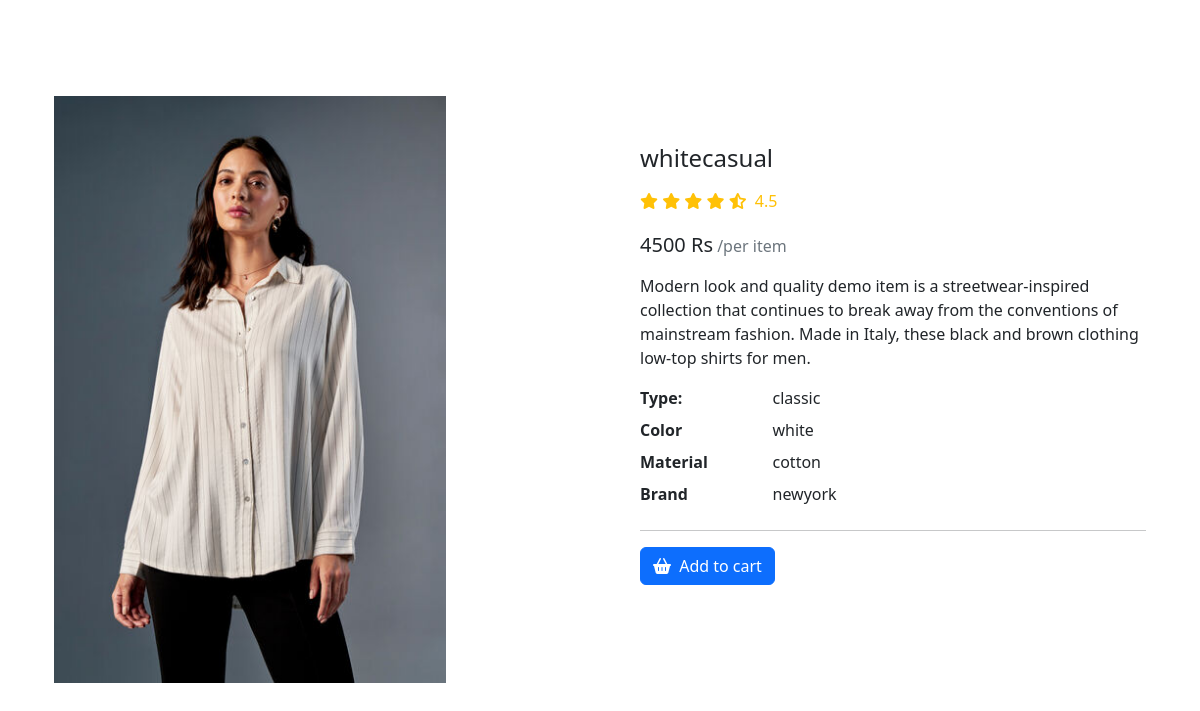
The app's page /details/28/ with its own data.
### app1/models.py (models this page shows)
class Dress(models.Model):
    name=models.CharField(max_length=250)
    price=models.IntegerField()
    brand=models.CharField(max_length=250)
    img=models.ImageField(upload_to='gallery')
    material=models.CharField(max_length=250)
    type=models.CharField(max_length=250)
    colour=models.CharField(max_length=250)
    def __str__(self):
        return self.name

### app1/views.py (the view)
# urls.py: path('details/<int:id>/',views.details, name="details"),
def details(request,id):
    product=Dress.objects.get(pk=id)
    print(product)
    data={
        'data':product
    }
    return render(request,'details.html',data)

### templates/details.html (shortened to what this page needs)
{% load static %}
<!doctype html>
<html lang="en">
  <head>
    <link href="https://cdn.jsdelivr.net/npm/bootstrap@5.2.3/dist/css/bootstrap.min.css" rel="stylesheet">
    <link rel="stylesheet" href="https://cdnjs.cloudflare.com/ajax/libs/font-awesome/6.4.2/css/all.min.css">
    <link rel="stylesheet" href="{% static 'css/style.css' %}">
  </head>
  <body>
    <div class="container my-5">
        <section class="py-5">
            <div class="container">
              <div class="row gx-5">
                <aside class="col-lg-6">
                  <div class=" justify-content-center">
                      <img  class="w-75 " src="{{data.img.url}}" />
                  </div>
                </aside>
                <main class="col-lg-6 mt-5">
                  <div class="ps-lg-3">
                    <h4 class="title text-dark">
                     {{data.name}}
                    </h4>
                    <div class="d-flex flex-row my-3">
                      <div class="text-warning mb-1 me-2">
                        <i class="fa fa-star"></i>
                        <i class="fa fa-star"></i>
                        <i class="fa fa-star"></i>
                        <i class="fa fa-star"></i>
                        <i class="fas fa-star-half-alt"></i>
                        <span class="ms-1">
                          4.5
                        </span>
                      </div>
                    </div>
                    <div class="mb-3">
                      <span class="h5">{{data.price}} Rs</span>
                      <span class="text-muted">/per item</span>
                    </div>
                    <p>
                      Modern look and quality demo item is a streetwear-inspired collection that continues to break away from the conventions of mainstream fashion. Made in Italy, these black and brown clothing low-top shirts for
                      men.
                    </p>
                    <div class="row">
                      <dt class="col-3">Type:</dt>
                      <dd class="col-9">{{data.type}}</dd>
                      <dt class="col-3">Color</dt>
                      <dd class="col-9">{{data.colour}}</dd>
                      <dt class="col-3">Material</dt>
                      <dd class="col-9">{{data.material}}</dd>
                      <dt class="col-3">Brand</dt>
                      <dd class="col-9">{{data.brand}}</dd>
                    </div>
                    <hr />
                    <a href="{% url 'add_to_cart' data.id %}" class="btn btn-primary shadow-0"> <i class="me-1 fa fa-shopping-basket"></i> Add to cart </a>
                  </div>
                </main>
              </div>
            </div>
          </section>
    </div>
</body>
</html>

### records on screen
Dress: img (picture), name "whitecasual", price "4500", type "classic", colour "white", material "cotton", brand "newyork"
